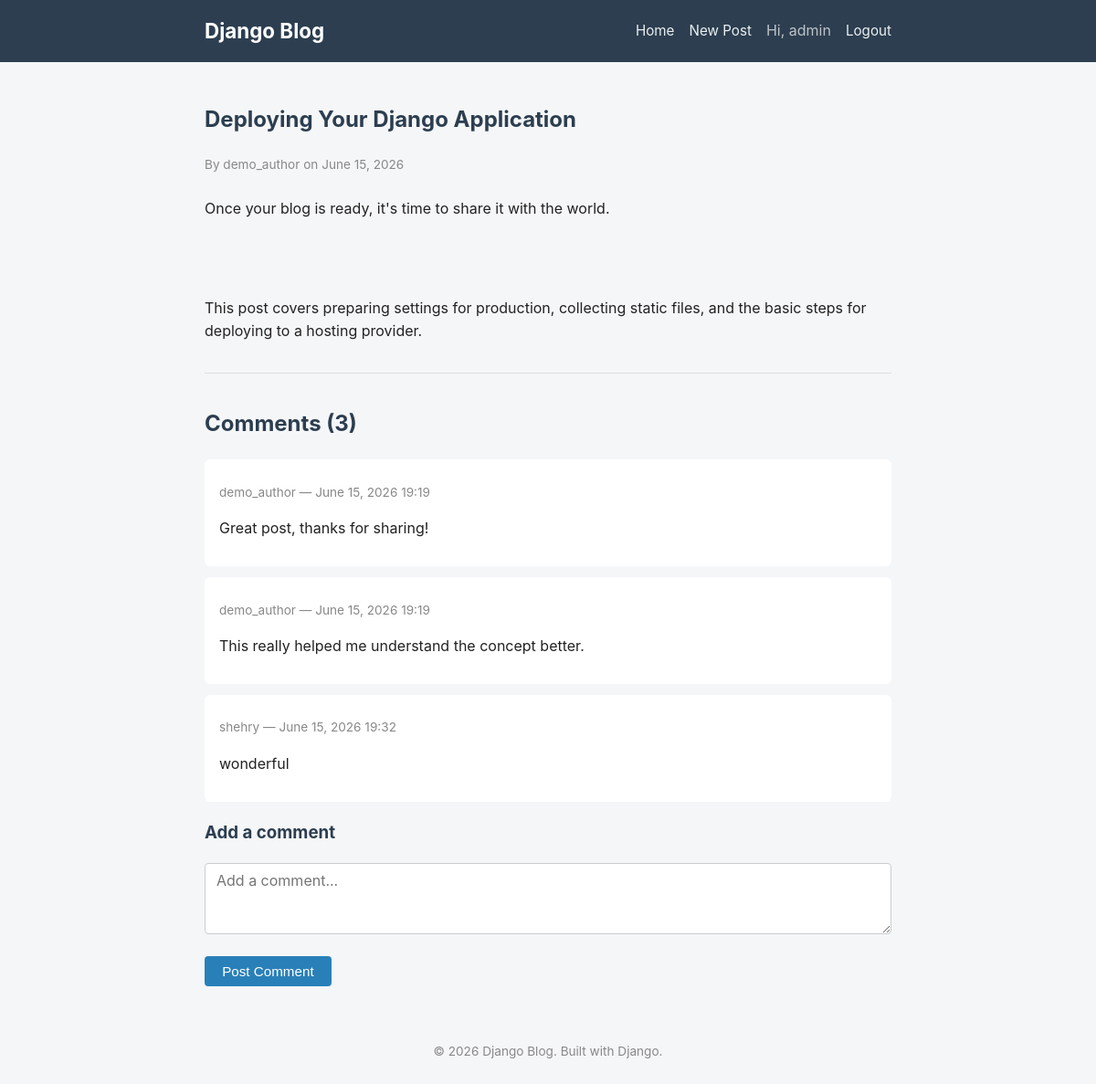
Screenshot of /post/deploying-your-django-application/ (signed in) with the database file from the repository.
### blog/models.py (models this page shows, shortened)
class Post(models.Model):
    STATUS_CHOICES = [
        ('draft', 'Draft'),
        ('published', 'Published'),
    ]
    title = models.CharField(max_length=200)
    slug = models.SlugField(max_length=220, unique_for_date='published_at', blank=True)
    author = models.ForeignKey(settings.AUTH_USER_MODEL, on_delete=models.CASCADE, related_name='posts')
    content = models.TextField()
    image = models.ImageField(upload_to='post_images/', blank=True, null=True)
    status = models.CharField(max_length=10, choices=STATUS_CHOICES, default='published')
    published_at = models.DateTimeField(default=timezone.now)
    created_at = models.DateTimeField(auto_now_add=True)
    updated_at = models.DateTimeField(auto_now=True)
    class Meta:
        ordering = ['-published_at']

class Comment(models.Model):
    post = models.ForeignKey(Post, on_delete=models.CASCADE, related_name='comments')
    author = models.ForeignKey(settings.AUTH_USER_MODEL, on_delete=models.CASCADE, related_name='comments')
    body = models.TextField()
    created_at = models.DateTimeField(auto_now_add=True)
    active = models.BooleanField(default=True)
    class Meta:
        ordering = ['created_at']

### blog/views.py (the view)
# urls.py: path('post/<slug:slug>/', views.PostDetailView.as_view(), name='post_detail'),
class PostDetailView(DetailView):
    model = Post
    template_name = 'blog/post_detail.html'
    context_object_name = 'post'
    def get_queryset(self):
        return Post.objects.all()
    def get_context_data(self, **kwargs):
        context = super().get_context_data(**kwargs)
        context['comments'] = self.object.comments.filter(active=True)
        context['comment_form'] = CommentForm()
        return context

### blog/forms.py
class CommentForm(forms.ModelForm):
    class Meta:
        model = Comment
        fields = ('body',)
        widgets = {
            'body': forms.Textarea(attrs={'class': 'form-control', 'rows': 3, 'placeholder': 'Add a comment...'}),
        }

### templates/blog/post_detail.html (shortened to what this page needs)
{% extends "base.html" %}
{% block content %}
    <article class="post-detail">
        <h1>{{ post.title }}</h1>
        <p class="post-meta">
            By {{ post.author.username }} on {{ post.published_at|date:"F j, Y" }}
        </p>
        <div class="post-content">{{ post.content|linebreaks }}</div>
    </article>
    <section class="comments-section">
        <h2>Comments ({{ comments|length }})</h2>
        {% for comment in comments %}
            <div class="comment">
                <p class="comment-meta">{{ comment.author.username }} &mdash; {{ comment.created_at|date:"F j, Y H:i" }}</p>
                <p>{{ comment.body|linebreaks }}</p>
            </div>
        {% empty %}
            <p class="empty-state">No comments yet.</p>
        {% endfor %}
        {% if user.is_authenticated %}
            <h3>Add a comment</h3>
            <form method="post" action="{% url 'add_comment' post.slug %}">
                <div class="form-group">
                    {{ comment_form.body }}
                </div>
                <button type="submit" class="btn">Post Comment</button>
            </form>
        {% else %}
            <p><a href="{% url 'login' %}">Log in</a> to leave a comment.</p>
        {% endif %}
    </section>
{% endblock %}

### templates/base.html (shortened to what this page needs)
{% load static %}
<!DOCTYPE html>
<html lang="en">
<head>
    <link rel="stylesheet" href="{% static 'css/style.css' %}">
</head>
<body>
    <header class="site-header">
        <nav class="navbar">
            <a href="{% url 'home' %}" class="brand">Django Blog</a>
            <div class="nav-links">
                <a href="{% url 'home' %}">Home</a>
                {% if user.is_authenticated %}
                    <a href="{% url 'post_create' %}">New Post</a>
                    <span class="nav-user">Hi, {{ user.username }}</span>
                    <form action="{% url 'logout' %}" method="post" class="logout-form">
                        <button type="submit" class="link-button">Logout</button>
                    </form>
                {% else %}
                    <a href="{% url 'login' %}">Login</a>
                    <a href="{% url 'signup' %}">Sign Up</a>
                {% endif %}
            </div>
        </nav>
    </header>
    <main class="container">
        {% block content %}
        {% endblock %}
    </main>
    <footer class="site-footer">
        <p>&copy; {% now "Y" %} Django Blog. Built with Django.</p>
    </footer>
</body>
</html>

### static/css/style.css (style rules this page uses)
* { box-sizing: border-box; }
body { font-family: -apple-system, Segoe UI, Roboto, Helvetica, Arial, sans-serif; margin: 0; background-color: #f5f6f8; color: #222; line-height: 1.6; }
.container { max-width: 800px; margin: 0 auto; padding: 1.5rem; min-height: 70vh; }
.site-header { background-color: #2c3e50; }
.navbar { max-width: 800px; margin: 0 auto; display: flex; align-items: center; justify-content: space-between; padding: 1rem 1.5rem; flex-wrap: wrap; }
.brand { color: #fff; font-size: 1.4rem; font-weight: bold; text-decoration: none; }
.nav-links { display: flex; align-items: center; gap: 1rem; }
.nav-links a, .link-button { color: #ecf0f1; text-decoration: none; font-size: 0.95rem; }
.nav-user { color: #bdc3c7; }
.logout-form { display: inline; }
.link-button { background: none; border: none; cursor: pointer; padding: 0; font-family: inherit; }
h1, h2, h3 { color: #2c3e50; }
.post-meta { color: #888; font-size: 0.85rem; margin-bottom: 0.5rem; }
.form-control, input[type="text"], input[type="password"], input[type="email"], textarea, select { width: 100%; padding: 0.5rem 0.75rem; border: 1px solid #ccc; border-radius: 4px; font-size: 1rem; font-family: inherit; }
.btn { display: inline-block; padding: 0.5rem 1.2rem; background-color: #2980b9; color: #fff; border: none; border-radius: 4px; cursor: pointer; text-decoration: none; font-size: 0.95rem; }
.post-detail .post-meta { margin-bottom: 1.5rem; }
.post-content { margin-bottom: 2rem; white-space: pre-wrap; }
.comments-section { margin-top: 2rem; border-top: 1px solid #ddd; padding-top: 1rem; }
.comment { background: #fff; border-radius: 6px; padding: 0.75rem 1rem; margin-bottom: 0.75rem; }
.comment-meta { color: #888; font-size: 0.85rem; margin-bottom: 0.25rem; }
.form-group { margin-bottom: 1rem; }
.site-footer { text-align: center; padding: 1.5rem; color: #888; font-size: 0.85rem; }

### rows the page displays
Post: title "Deploying Your Django Application", author.username "demo_author", published_at "June 15, 2026", content "Once your blog is ready, it's time to share it with the world. This post covers preparing settings for production, collecting static files, and the basic steps for deploying to a hosting provider."
Comment: author.username "demo_author", created_at "June 15, 2026 19:19", body "Great post, thanks for sharing!"
Comment: author.username "demo_author", created_at "June 15, 2026 19:19", body "This really helped me understand the concept better."
Comment: author.username "shehry", created_at "June 15, 2026 19:32", body "wonderful"

### other values shown
{{ user.username }} "admin"
{{ comments|length }} "3"
